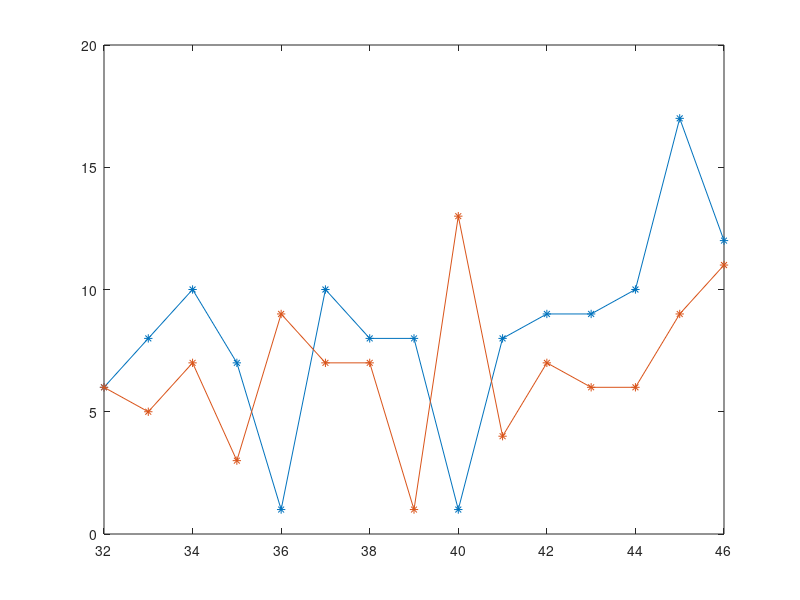

Here is the MATLAB script that generated this plot:
% mumps runs 32:46
% http://www.memsrus.com/cronos/svcsdata46.html 
% compressive [P1 P2] 

MPa = [6 6
   8 5
   10 7
   7 3
   1 9
   10 7
   8 7
   8 1
   1 13
   8 4
   9 7
   9 6
   10 6
   17 9
   12 11];
   
run=32:46;
figure(1);plot(run,MPa,'-*');
